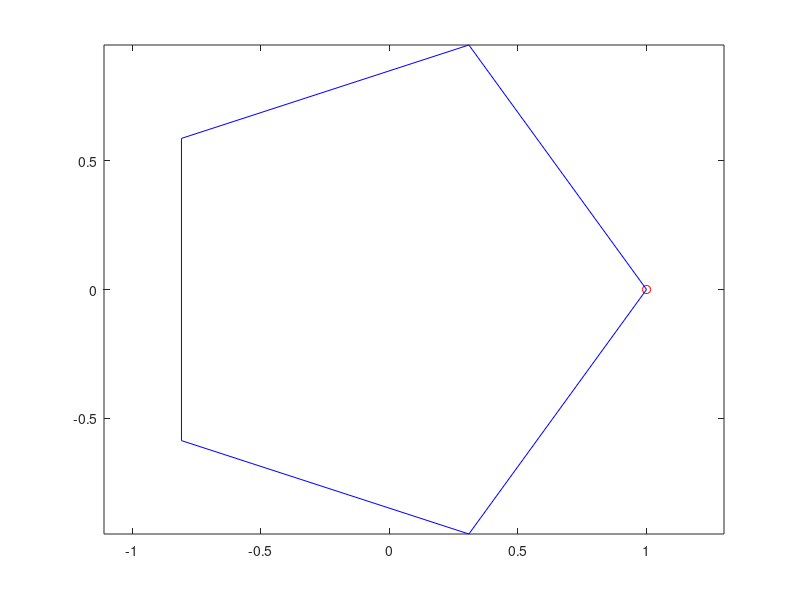
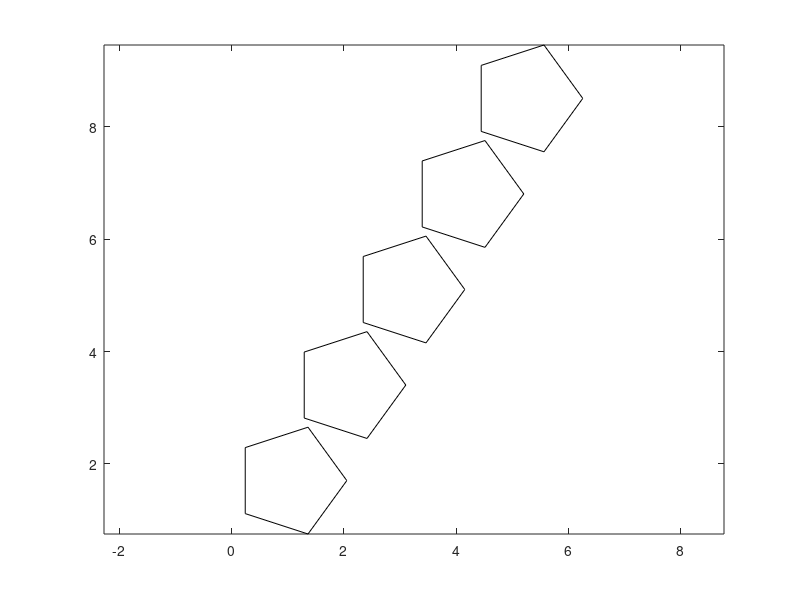
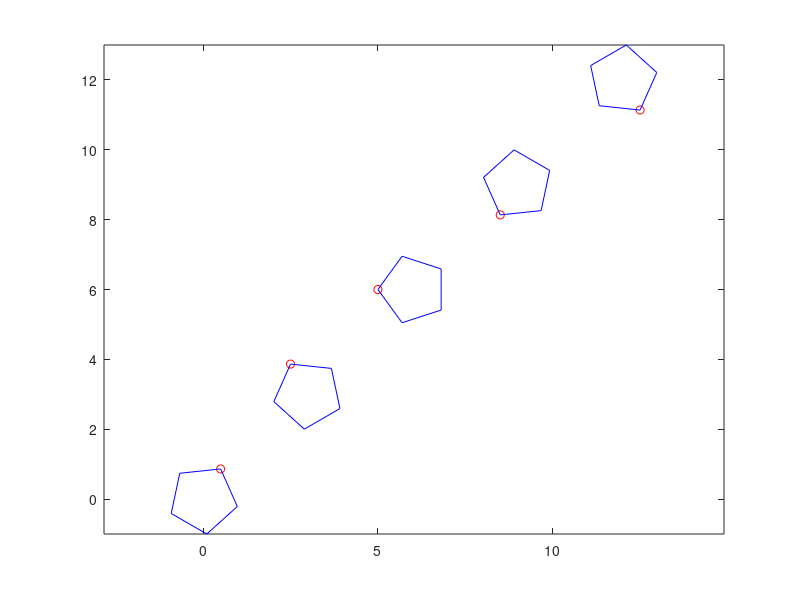

The MATLAB source for these figures, in order:
clear all
close all
%a)
n=5;
ang = 2*pi/n;
Mrot = [cos(ang) -sin(ang);sin(ang) cos(ang)];
V1 = [1;0];
V = zeros(2,n);
V(:,1) = V1;
for i=2:n
    V(:,i)=Mrot*V(:,i-1);
end
V = [V V(:,1)];
figure(1)
plot(V(1,1),V(2,1),'ro',V(1,:),V(2,:),'b')
hold on
axis equal
V_or = V;

bx = 5;
%b)
d = 2;
trans = [d*cos(45);d*sin(45)];
trans = repmat(trans,1,n+1);
for a=1:bx
    V = trans+V;
    figure(2)
    plot(V(1,:),V(2,:),'black')
    hold on
    axis equal
end
hold off

%c)
V = V_or; % matriz do pentagono
ang = pi/3; d = 3;
rod = [cos(ang) -sin(ang);sin(ang) cos(ang)];
tr = [d;d];
tr = repmat(tr,1,n+1);
for a=0:bx-1
    V = rod*V;
    figure(3)
    V1 = V+a*tr;
    plot(V1(1,1),V1(2,1),'ro',V1(1,:),V1(2,:),'b')
    axis equal
    hold on
 end
 hold off